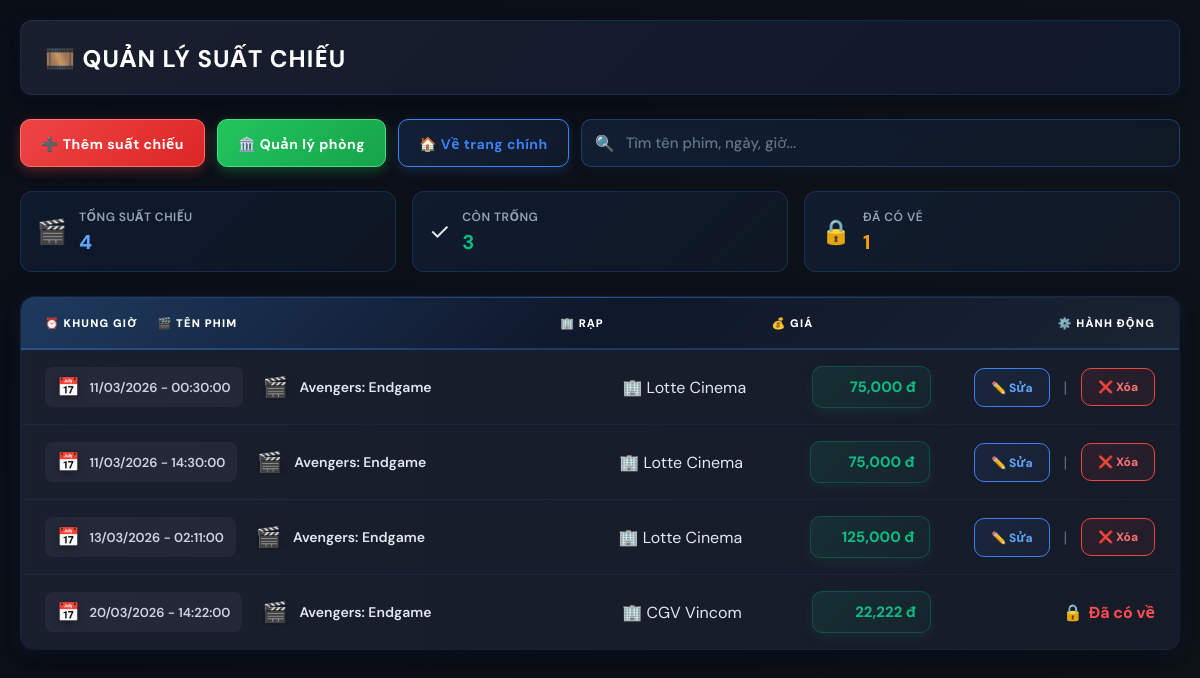
/admin/suat_chieu.php (signed in), run on an earlier commit of the app's database.
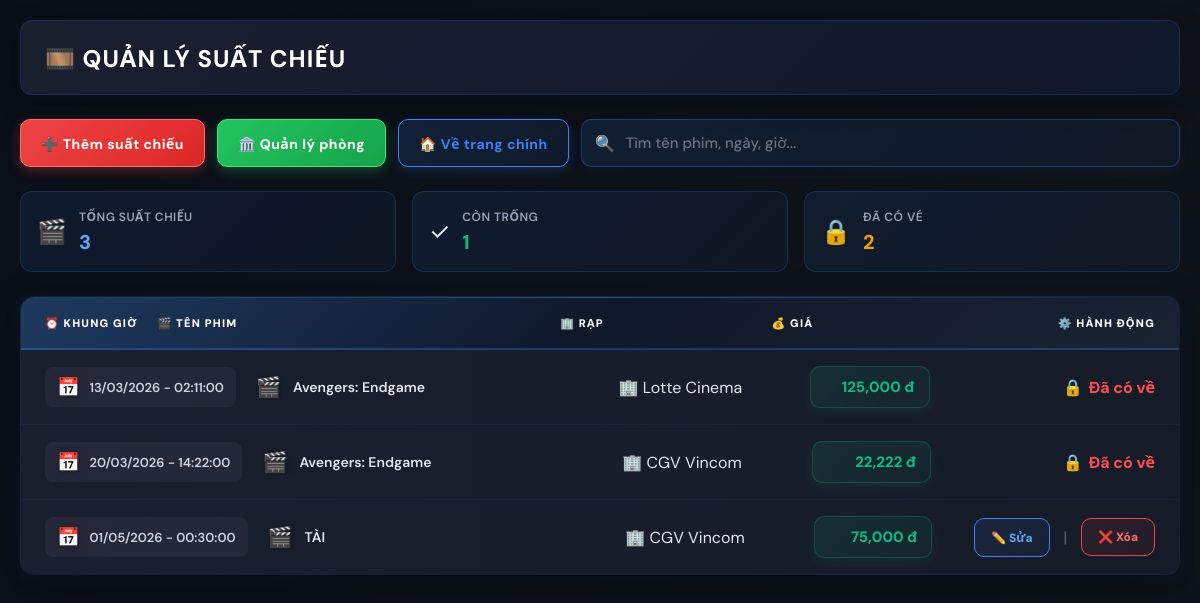
And on a later commit of the database.
### tables this page shows
CREATE TABLE `suat_chieu` (
  `id` int(11) NOT NULL,
  `phim_id` int(11) DEFAULT NULL,
  `phong_id` int(11) DEFAULT NULL,
  `ngay` date DEFAULT NULL,
  `gio` time DEFAULT NULL,
  `gia` int(11) DEFAULT NULL
);

CREATE TABLE `phim` (
  `id` int(11) NOT NULL,
  `ten_phim` varchar(200) DEFAULT NULL,
  `the_loai` varchar(100) DEFAULT NULL,
  `thoi_luong` int(11) DEFAULT NULL,
  `mo_ta` text DEFAULT NULL,
  `poster` varchar(255) DEFAULT NULL,
  `banner` varchar(255) DEFAULT NULL,
  `ngay_khoi_chieu` date DEFAULT NULL
);

CREATE TABLE `rap` (
  `id` int(11) NOT NULL,
  `ten_rap` varchar(200) DEFAULT NULL,
  `dia_chi` varchar(255) DEFAULT NULL,
  `thanh_pho` varchar(100) DEFAULT NULL,
  `so_dien_thoai` varchar(20) DEFAULT NULL
);

### admin/suat_chieu.php (the view, shortened to what this page needs)
<?php
include "../config/db.php";
$deleteTickets = "DELETE ve FROM ve JOIN suat_chieu sc ON ve.suat_chieu_id = sc.id WHERE sc.ngay < DATE_SUB(CURDATE(), INTERVAL 2 DAY)";
mysqli_query($conn, $deleteTickets);
$deleteOldSql = "DELETE FROM suat_chieu WHERE ngay < DATE_SUB(CURDATE(), INTERVAL 2 DAY)";
mysqli_query($conn, $deleteOldSql);
$sql = "
SELECT
    suat_chieu.*,
    phim.ten_phim,
    phong_chieu.ten_phong,
    rap.ten_rap,
    COUNT(ve.id) AS so_ve
FROM suat_chieu
JOIN phim ON suat_chieu.phim_id = phim.id
LEFT JOIN phong_chieu ON suat_chieu.phong_id = phong_chieu.id
LEFT JOIN rap ON phong_chieu.rap_id = rap.id
LEFT JOIN ve ON ve.suat_chieu_id = suat_chieu.id
GROUP BY suat_chieu.id
ORDER BY ngay, gio
";
$result = mysqli_query($conn, $sql);
$stats_result = mysqli_query($conn, "
SELECT
    COUNT(DISTINCT suat_chieu.id) AS total_showtimes,
    SUM(CASE WHEN (SELECT COUNT(*) FROM ve WHERE ve.suat_chieu_id = suat_chieu.id) = 0 THEN 1 ELSE 0 END) AS available_showtimes,
    SUM(CASE WHEN (SELECT COUNT(*) FROM ve WHERE ve.suat_chieu_id = suat_chieu.id) > 0 THEN 1 ELSE 0 END) AS booked_showtimes
FROM suat_chieu
");
$stats = mysqli_fetch_assoc($stats_result);
?>
<!DOCTYPE html>
<html lang="vi">
<head>
<link rel="stylesheet" href="../assets/css/style.css">
<link rel="stylesheet" href="../assets/css/actions.css">
<link rel="stylesheet" href="../assets/css/features.css">
</head>
<body>
<h2 style="background: linear-gradient(135deg, #1a1f2e 0%, #0f172a 100%); color: #ffffff; margin-bottom: 24px; padding: 20px 24px; border-radius: 12px; font-size: 24px; letter-spacing: 1px; box-shadow: 0 8px 24px rgba(0, 0, 0, 0.4), 0 2px 8px rgba(59, 130, 246, 0.1); border: 1px solid rgba(59, 130, 246, 0.15);">🎞️ QUẢN LÝ SUẤT CHIẾU</h2>
<div style="display: flex; gap: 12px; margin-bottom: 24px; flex-wrap: nowrap; align-items: stretch;">
    <a href="them_suat.php" class="btn" style="background: linear-gradient(135deg, #ef4444 0%, #dc2626 100%); color: white; padding: 12px 20px; border-radius: 10px; text-decoration: none; font-weight: 700; font-size: 14px; border: 1px solid #f87171; box-shadow: 0 4px 12px rgba(239, 68, 68, 0.3); transition: all 0.3s ease; display: inline-flex; align-items: center; gap: 8px; letter-spacing: 0.5px; white-space: nowrap;">➕ Thêm suất chiếu</a>
    <a href="quan_ly_phong.php" class="btn" style="background: linear-gradient(135deg, #22c55e 0%, #16a34a 100%); color: white; padding: 12px 20px; border-radius: 10px; text-decoration: none; font-weight: 700; font-size: 14px; border: 1px solid #4ade80; box-shadow: 0 4px 12px rgba(34, 197, 94, 0.3); transition: all 0.3s ease; display: inline-flex; align-items: center; gap: 8px; letter-spacing: 0.5px; white-space: nowrap;">🏛️ Quản lý phòng</a>
    <a href="../user/index.php" class="btn" style="background: linear-gradient(135deg, rgba(59, 130, 246, 0.15) 0%, rgba(59, 130, 246, 0.08) 100%); color: #3b82f6; padding: 12px 20px; border-radius: 10px; text-decoration: none; font-weight: 700; font-size: 14px; border: 1.5px solid #3b82f6; box-shadow: 0 4px 12px rgba(59, 130, 246, 0.2); transition: all 0.3s ease; display: inline-flex; align-items: center; gap: 8px; letter-spacing: 0.5px; white-space: nowrap;">🏠 Về trang chính</a>
    <div style="flex: 1; display: flex; align-items: stretch;">
        <div class="search-box" style="display: flex; align-items: center;">
            <span class="search-icon">🔍</span>
            <input type="text" id="searchInput" placeholder="Tìm tên phim, ngày, giờ...">
        </div>
    </div>
</div>
<div class="stats-section">
    <div class="stat-card total">
        <div class="stat-icon">🎬</div>
        <div class="stat-content">
            <div class="stat-label">Tổng suất chiếu</div>
            <div class="stat-value"><?= $stats['total_showtimes'] ?? 0 ?></div>
        </div>
    </div>
    <div class="stat-card available">
        <div class="stat-icon">✓</div>
        <div class="stat-content">
            <div class="stat-label">Còn trống</div>
            <div class="stat-value"><?= $stats['available_showtimes'] ?? 0 ?></div>
        </div>
    </div>
    <div class="stat-card booked">
        <div class="stat-icon">🔒</div>
        <div class="stat-content">
            <div class="stat-label">Đã có vé</div>
            <div class="stat-value"><?= $stats['booked_showtimes'] ?? 0 ?></div>
        </div>
    </div>
</div>
<div class="actions-section">
    <div class="action-header">
        <div>⏰ Khung giờ</div>
        <div>🎬 Tên phim</div>
        <div>🏢 Rạp</div>
        <div>💰 Giá</div>
        <div>⚙️ Hành động</div>
    </div>
<?php while ($row = mysqli_fetch_assoc($result)): ?>
    <div class="action-row">
        <div class="action-time">
            <span class="action-time-icon">📅</span>
            <span><?= date('d/m/Y', strtotime($row['ngay'])) ?> - <?= $row['gio'] ?></span>
        </div>
        <div class="action-movie">
            <span class="action-movie-icon">🎬</span>
            <span><?= htmlspecialchars($row['ten_phim']) ?></span>
        </div>
        <div class="action-theater">
            <span class="action-theater-icon">🏢</span>
            <span><?= htmlspecialchars($row['ten_rap'] ?? 'Không xác định') ?></span>
        </div>
        <div class="action-price">
            <?= number_format($row['gia']) ?> đ
        </div>
        <div class="action-buttons">
            <?php if ($row['so_ve'] == 0): ?>
                <a href="sua_suat.php?id=<?= $row['id'] ?>" class="btn-action">✏️ Sửa</a>
                <span class="separator">|</span>
                <a href="xoa_suat.php?id=<?= $row['id'] ?>" class="btn-action btn-delete-action" onclick="return confirm('Xóa suất chiếu này?')">❌ Xóa</a>
            <?php else: ?>
                <div style="display: flex; align-items: center; gap: 6px; color: #ff4d4f; font-weight: 700;">
                    <span>🔒</span>
                    <span>Đã có về</span>
                </div>
            <?php endif; ?>
        </div>
    </div>
<?php endwhile; ?>
</div>
</body>
</html>

### assets/css/style.css (style rules this page uses)
:root { --brand-dark: #08090f; --brand-deeper: #050508; --surface-1: #0e1019; --surface-2: #141620; --surface-3: #1c1f2e; --accent-red: #e8192c; --accent-rose: #ff4d6d; --accent-gold: #f5c518; --accent-purple: #7c3aed; --accent-blue: #3b82f6; --text-primary: #f1f5f9; --text-secondary:#94a3b8; --text-muted: #475569; --border-subtle: rgba(255,255,255,0.07); --border-light: rgba(255,255,255,0.12); --glass-bg: rgba(14,16,25,0.75); --glass-blur: blur(20px); --shadow-card: 0 8px 32px rgba(0,0,0,0.5); --shadow-glow: 0 0 40px rgba(232,25,44,0.15); --radius-sm: 8px; --radius-md: 12px; --radius-lg: 18px; --radius-xl: 24px; --font-display: 'Bebas Neue', sans-serif; --font-body: 'DM Sans', system-ui, -apple-system, sans-serif; --ease-spring: cubic-bezier(0.34,1.56,0.64,1); --ease-smooth: cubic-bezier(0.25,0.8,0.25,1); --transition: 0.22s var(--ease-smooth); }
*, *::before, *::after { box-sizing: border-box; margin: 0; padding: 0; }
html { scroll-behavior: smooth; scrollbar-width: thin; scrollbar-color: rgba(232,25,44,0.4) rgba(0,0,0,0.2); }
body { font-family: var(--font-body); background: var(--brand-dark); color: var(--text-primary); -webkit-font-smoothing: antialiased; -moz-osx-font-smoothing: grayscale; overflow-y: scroll; }
a { color: inherit; text-decoration: none; }
.btn { display: inline-flex; align-items: center; gap: 6px; font-family: var(--font-body); font-weight: 700; font-size: 13px; letter-spacing: 0.4px; text-decoration: none; border-radius: var(--radius-md); border: none; cursor: pointer; transition: all var(--transition); position: relative; overflow: hidden; white-space: nowrap; }
.btn::after { content: ''; position: absolute; inset: 0; background: linear-gradient(135deg,rgba(255,255,255,0.12),transparent); opacity: 0; transition: opacity var(--transition); }
input[type=text], input[type=email], input[type=password], input[type=number], input[type=date], input[type=file], textarea, select { flex: 1; padding: 11px 14px; border: 1px solid var(--border-subtle); border-radius: var(--radius-md); background: var(--surface-3); color: var(--text-primary); font-family: var(--font-body); font-size: 14px; outline: none; transition: border-color var(--transition), box-shadow var(--transition); }
input::placeholder, textarea::placeholder { color: var(--text-muted); }
a.btn { padding: 9px 16px; text-decoration: none; border-radius: var(--radius-md); font-size: 13px; font-weight: 700; }

### assets/css/features.css (style rules this page uses)
.search-box { flex: 1 1 75%; min-width: 260px; max-width: 100%; position: relative; display: flex; align-items: center; width: 100%; height: 48px; }
.search-box input { width: 100%; padding: 10px 14px 10px 44px; background: linear-gradient(135deg, rgba(59, 130, 246, 0.12) 0%, rgba(59, 130, 246, 0.06) 100%); border: 1px solid rgba(59, 130, 246, 0.32); border-radius: 10px; color: #e2e8f0; font-size: 15px; font-weight: 600; transition: all 0.18s cubic-bezier(0.4, 0, 0.2, 1); outline: none; height: 48px; box-shadow: 0 6px 14px rgba(59, 130, 246, 0.05); }
.search-box input::placeholder { color: #64748b; font-weight: 500; }
.search-icon { position: absolute; left: 14px; top: 50%; transform: translateY(-50%); font-size: 16px; color: #60a5fa; pointer-events: none; transition: all 0.3s ease; }
.stats-section { display: grid; grid-template-columns: repeat(auto-fit, minmax(200px, 1fr)); gap: 16px; margin-bottom: 24px; }
.stat-card { background: linear-gradient(135deg, rgba(59, 130, 246, 0.1) 0%, rgba(59, 130, 246, 0.05) 100%); border: 1px solid rgba(59, 130, 246, 0.2); border-radius: 12px; padding: 16px; display: flex; align-items: center; gap: 12px; transition: all 0.3s ease; }
.stat-icon { font-size: 24px; flex-shrink: 0; }
.stat-content { flex: 1; }
.stat-label { font-size: 12px; color: #94a3b8; font-weight: 600; letter-spacing: 0.5px; text-transform: uppercase; }
.stat-value { font-size: 20px; font-weight: 800; color: #60a5fa; margin-top: 4px; }
.stat-card.total .stat-value { color: #60a5fa; }
.stat-card.available .stat-value { color: #10b981; }
.stat-card.booked .stat-value { color: #f59e0b; }

### admin/suat_chieu.php (style rules this page uses)
body { max-width: 1200px; margin: 0 auto; padding: 20px; background: linear-gradient(135deg, #0a0e17 0%, #0f1419 100%); color: #e2e8f0; }

What changed in the data, as far as the page shows it:
removed suat_chieu: ngay "11/03/2026", gio "00:30:00", phim.ten_phim "Avengers: Endgame", rap.ten_rap "Lotte Cinema", gia "75,000"
removed suat_chieu: ngay "11/03/2026", gio "14:30:00", phim.ten_phim "Avengers: Endgame", rap.ten_rap "Lotte Cinema", gia "75,000"
computed for suat_chieu "Lotte Cinema": text "✏️ Sửa | ❌ Xóa" → "🔒 Đã có về"
added suat_chieu: ngay "01/05/2026", gio "00:30:00", phim.ten_phim "TÀI", rap.ten_rap "CGV Vincom", gia "75,000"
Also different on the page:
$stats['total_showtimes']: "4" → "3"
$stats['available_showtimes']: "3" → "1"
$stats['booked_showtimes']: "1" → "2"
